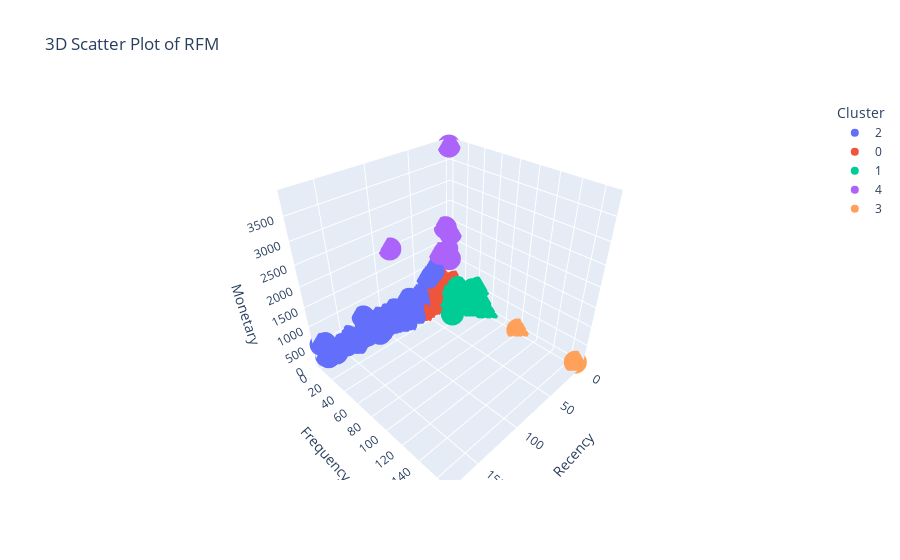

The cell this chart's notebook holds for it:
### Code cell
# 3D Scatter plot with clusters colored
fig = px.scatter_3d(rfm_summary_with_cluster, x='Recency', y='Frequency', z='Monetary', 
                    color='Cluster',  # This line assigns different colors to different clusters
                    title='3D Scatter Plot of RFM',
                    labels={'Recency': 'Recency',
                            'Frequency': 'Frequency',
                            'Monetary': 'Monetary'})

fig.show()

### Figure 1 — Plotly figure (JSON) as saved in the notebook; plotly's stock layout.template omitted (floating-point values rounded to 4 significant figures; data arrays with more than 128 entries replaced by an {"elided": "..."} marker saying what was removed)
{"data": [{"hovertemplate": "Cluster=2<br>Recency=%{x}<br>Frequency=%{y}<br>Monetary=%{z}<extra></extra>", "legendgroup": "2", "marker": {"color": "#636efa", "symbol": "circle"}, "mode": "markers", "name": "2", "scene": "scene", "showlegend": true, "type": "scatter3d", "x": {"elided": "131 int values"}, "y": {"elided": "131 int values"}, "z": {"elided": "131 float values"}}, {"hovertemplate": "Cluster=0<br>Recency=%{x}<br>Frequency=%{y}<br>Monetary=%{z}<extra></extra>", "legendgroup": "0", "marker": {"color": "#EF553B", "symbol": "circle"}, "mode": "markers", "name": "0", "scene": "scene", "showlegend": true, "type": "scatter3d", "x": {"elided": "521 int values"}, "y": {"elided": "521 int values"}, "z": {"elided": "521 float values"}}, {"hovertemplate": "Cluster=1<br>Recency=%{x}<br>Frequency=%{y}<br>Monetary=%{z}<extra></extra>", "legendgroup": "1", "marker": {"color": "#00cc96", "symbol": "circle"}, "mode": "markers", "name": "1", "scene": "scene", "showlegend": true, "type": "scatter3d", "x": [24, 2, 2, 3, 3, 2, 8, 3, 3, 16, 1, 2, 1, 3, 5, 1, 1, 1, 3, 3, 2, 0, 1, 3, 9, 4, 3, 0, 3, 1, 15, 1, 7, 3, 21, 7, 9, 3, 7, 25, 9, 1, 1, 1, 0, 7, 4, 3, 38, 3, 10, 17, 1, 0, 4, 0, 2, 8, 1, 0, 0, 0, 8, 2, 0, 1, 1, 4, 1, 4, 3, 30, 1, 0, 1, 14, 9], "y": [17, 24, 28, 20, 15, 17, 21, 26, 46, 17, 24, 51, 24, 23, 18, 50, 19, 18, 29, 16, 22, 15, 24, 18, 44, 21, 15, 20, 18, 57, 16, 48, 15, 15, 16, 18, 22, 20, 19, 16, 15, 18, 17, 26, 58, 16, 20, 29, 40, 30, 18, 31, 19, 17, 16, 16, 15, 22, 17, 20, 25, 17, 39, 24, 18, 23, 26, 17, 16, 29, 15, 17, 36, 44, 17, 17, 17], "z": [262.0, 56.3, 18.66, 44.75, 11.81, 16.09, 259.7, 22.09, 42.41, 19.01, 30.78, 30.4, 53.71, 85.86, 16.2, 43.23, 13.12, 20.18, 101.5, 24.2, 43.12, 113.5, 138.4, 131.3, 47.13, 16.24, 39.04, 28.85, 11.77, 8.867, 308.1, 277.2, 36.34, 41.14, 19.42, 23.41, 7.239, 159.0, 22.3, 54.64, 11.94, 21.84, 107.6, 93.21, 23.37, 253.9, 22.71, 218.7, 165.5, 23.14, 55.9, 60.63, 19.02, 47.25, 304.9, 49.06, 53.69, 115.5, 21.34, 25.21, 155.5, 70.41, 269.6, 62.69, 22.12, 16.41, 42.37, 21.24, 11.32, 13.51, 269.7, 34.25, 436.2, 568.3, 14.32, 58.05, 19.28]}, {"hovertemplate": "Cluster=4<br>Recency=%{x}<br>Frequency=%{y}<br>Monetary=%{z}<extra></extra>", "legendgroup": "4", "marker": {"color": "#ab63fa", "symbol": "circle"}, "mode": "markers", "name": "4", "scene": "scene", "showlegend": true, "type": "scatter3d", "x": [10, 7, 2, 2, 7, 17, 85], "y": [3, 2, 1, 3, 6, 2, 1], "z": [1962.0, 1350, 3861, 1746.0, 1101.0, 1303.0, 2033.0]}, {"hovertemplate": "Cluster=3<br>Recency=%{x}<br>Frequency=%{y}<br>Monetary=%{z}<extra></extra>", "legendgroup": "3", "marker": {"color": "#FFA15A", "symbol": "circle"}, "mode": "markers", "name": "3", "scene": "scene", "showlegend": true, "type": "scatter3d", "x": [1, 1], "y": [168, 100], "z": [29.16, 2.565]}], "layout": {"autosize": true, "legend": {"title": {"text": "Cluster"}, "tracegroupgap": 0}, "scene": {"aspectmode": "auto", "aspectratio": {"x": 1, "y": 1, "z": 1}, "domain": {"x": [0, 1], "y": [0, 1]}, "xaxis": {"title": {"text": "Recency"}, "type": "linear"}, "yaxis": {"title": {"text": "Frequency"}, "type": "linear"}, "zaxis": {"title": {"text": "Monetary"}, "type": "linear"}}, "title": {"text": "3D Scatter Plot of RFM"}}}
